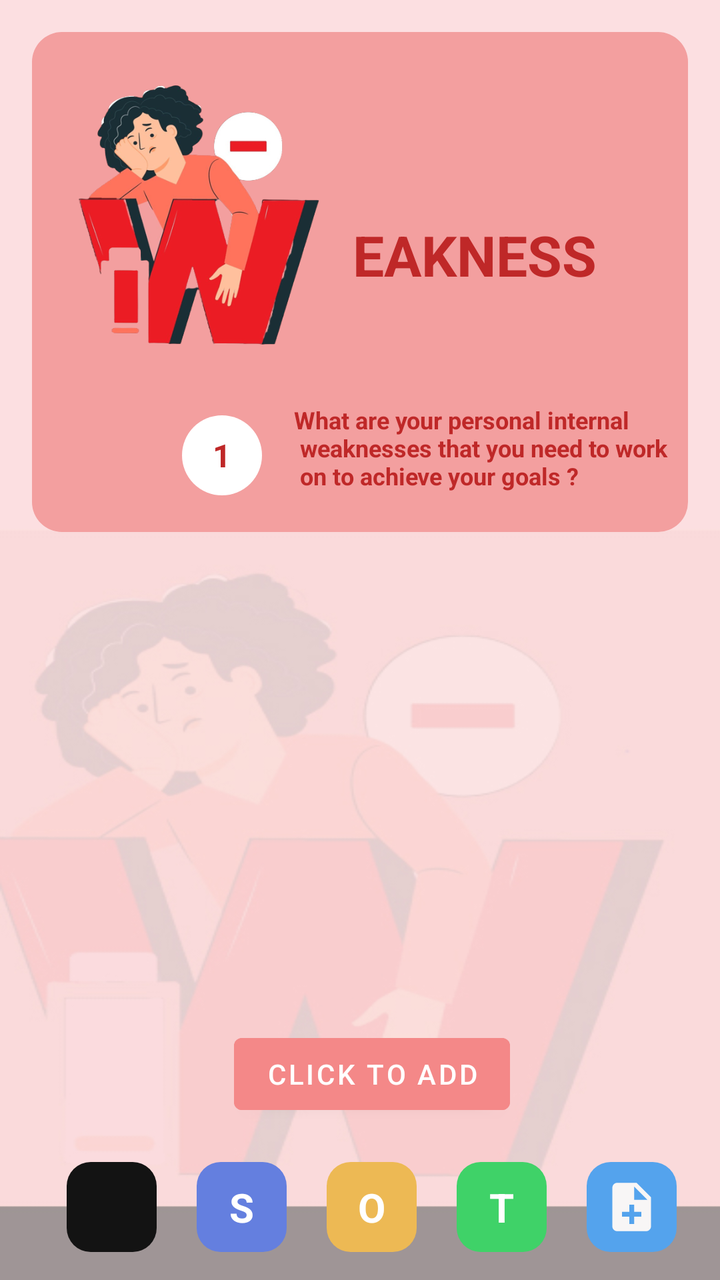
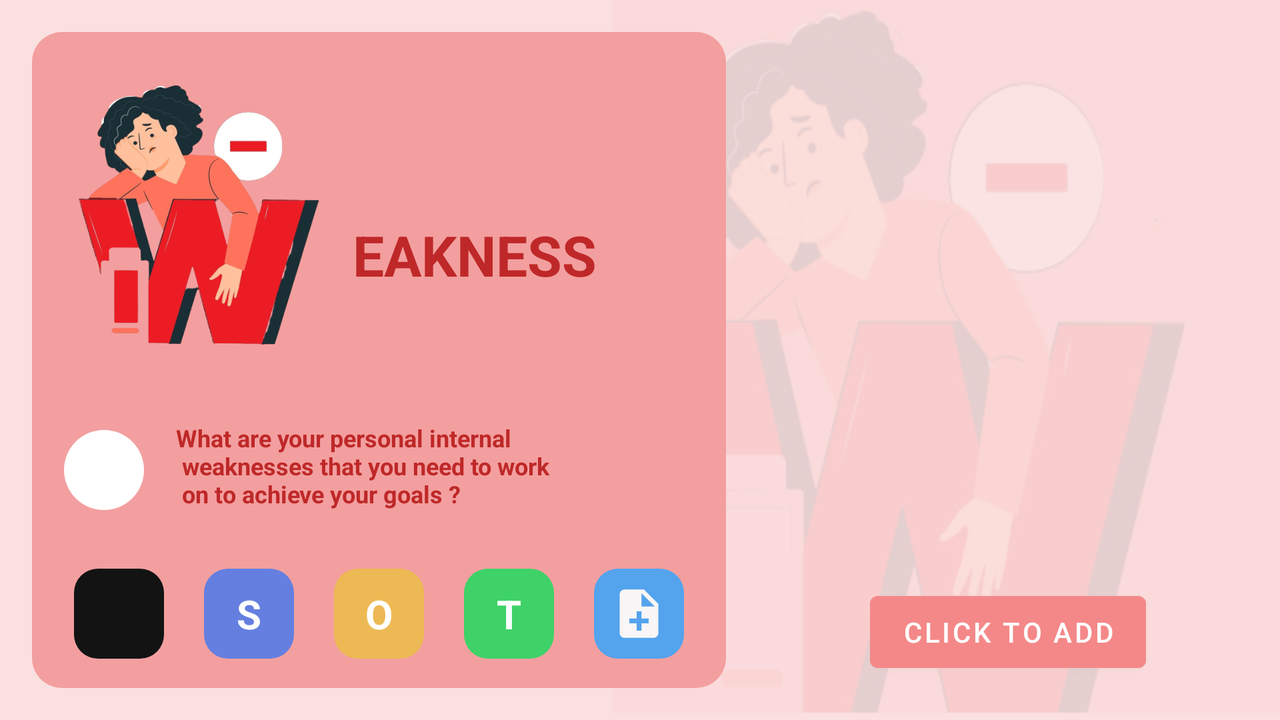

An Android layout and its configuration variant, each rendered on a device that would load it. The default file and the variant file are quoted in full after the pictures.
<!-- AndroidManifest.xml: application theme Theme.Todotestapp -->
<!-- res/layout/activity_weakness.xml -->
<?xml version="1.0" encoding="utf-8"?>
<androidx.constraintlayout.widget.ConstraintLayout xmlns:android="http://schemas.android.com/apk/res/android"
    xmlns:app="http://schemas.android.com/apk/res-auto"
    xmlns:tools="http://schemas.android.com/tools"
    android:layout_width="match_parent"
    android:layout_height="match_parent"
    android:background="@drawable/bg_weak"
    tools:context=".Weakness">

    <androidx.constraintlayout.widget.ConstraintLayout
        android:id="@+id/constraintLayout"
        android:layout_width="match_parent"
        android:layout_height="250dp"
        android:layout_marginStart="16dp"
        android:layout_marginTop="16dp"
        android:layout_marginEnd="16dp"
        android:background="@drawable/weakness_bgbox"
        app:layout_constraintEnd_toEndOf="parent"
        app:layout_constraintStart_toStartOf="parent"
        app:layout_constraintTop_toTopOf="parent">


        <TextView
            android:id="@+id/countView"
            android:layout_width="40dp"
            android:layout_height="40dp"
            android:layout_marginTop="6dp"
            android:layout_marginEnd="16dp"
            android:background="@drawable/whitebox"
            android:gravity="center"
            android:text="@string/_1"
            android:textColor="@color/weaktext"
            android:textSize="16sp"
            android:textStyle="bold"
            app:layout_constraintEnd_toStartOf="@+id/textView4"
            app:layout_constraintTop_toTopOf="@+id/textView4"
            tools:ignore="TextContrastCheck">


        </TextView>

        <TextView
            android:id="@+id/textView4"
            android:layout_width="wrap_content"
            android:layout_height="wrap_content"
            android:layout_marginEnd="10dp"
            android:layout_marginBottom="20dp"
            android:text="@string/what_are_your_personal_internal_n_weaknesses_that_you_need_to_work_n_on_to_achieve_your_goals"
            android:textColor="@color/weaktext"
            android:textSize="12sp"
            android:textStyle="bold"
            app:layout_constraintBottom_toBottomOf="parent"
            app:layout_constraintEnd_toEndOf="parent"
            tools:ignore="TextContrastCheck" />

        <TextView
            android:id="@+id/textView"
            android:layout_width="wrap_content"
            android:layout_height="wrap_content"
            android:layout_marginBottom="28dp"
            android:layout_marginStart="-12dp"
            android:padding="7dp"
            android:text="@string/eakness"
            android:textColor="@color/weaktext"
            android:textSize="28sp"
            android:textStyle="bold"
            app:layout_constraintBottom_toBottomOf="@+id/imageView3"
            app:layout_constraintStart_toEndOf="@+id/imageView3" />

        <ImageView
            android:id="@+id/imageView3"
            android:layout_width="150dp"
            android:layout_height="150dp"
            android:layout_marginStart="15dp"
            android:layout_marginTop="15dp"
            android:src="@drawable/weaklogo"
            app:layout_constraintStart_toStartOf="parent"
            app:layout_constraintTop_toTopOf="parent" />

    </androidx.constraintlayout.widget.ConstraintLayout>

    <androidx.recyclerview.widget.RecyclerView
        android:id="@+id/recyclerView"
        android:layout_width="match_parent"
        android:layout_marginStart="7dp"
        android:layout_marginEnd="7dp"
        android:layout_height="0dp"
        android:nestedScrollingEnabled="true"
        app:layoutManager="androidx.recyclerview.widget.LinearLayoutManager"
        app:layout_constraintBottom_toTopOf="@+id/constraintLayout2"
        app:layout_constraintEnd_toEndOf="parent"
        app:layout_constraintStart_toStartOf="parent"
        app:layout_constraintTop_toBottomOf="@+id/constraintLayout" />

    <androidx.constraintlayout.widget.ConstraintLayout
        android:id="@+id/constraintLayout2"
        android:layout_width="match_parent"
        android:layout_height="wrap_content"
        android:paddingTop="10dp"
        android:layout_marginStart="2dp"
        android:layout_marginBottom="4dp"
        app:layout_constraintBottom_toBottomOf="parent"
        app:layout_constraintEnd_toEndOf="parent"
        app:layout_constraintHorizontal_bias="1.0"
        app:layout_constraintStart_toStartOf="parent">

        <Button
            android:id="@+id/adder"
            android:layout_width="wrap_content"
            android:layout_height="wrap_content"
            android:layout_marginBottom="10dp"
            android:backgroundTint="@color/redbtn"
            android:text="@string/click_to_add"
            android:textColor="@color/white"
            app:layout_constraintBottom_toTopOf="@+id/linearLayout"
            app:layout_constraintEnd_toEndOf="@+id/linearLayout"
            app:layout_constraintStart_toStartOf="@+id/linearLayout"
            tools:ignore="TextContrastCheck" />

        <LinearLayout
            android:id="@+id/linearLayout"
            android:layout_width="match_parent"
            android:layout_height="wrap_content"
            android:layout_marginStart="10dp"
            android:gravity="center"
            android:orientation="horizontal"
            app:layout_constraintBottom_toBottomOf="parent"
            app:layout_constraintHorizontal_weight="10"
            app:layout_constraintStart_toStartOf="parent"
            app:layout_constraintVertical_weight="10">

            <ImageView
                android:id="@+id/homenav"
                android:layout_width="45dp"
                android:layout_height="45dp"
                android:layout_margin="10dp"
                android:background="@drawable/sbtn"
                android:clickable="true"
                android:padding="8dp"
                android:src="@drawable/home_icon"
                android:textSize="20sp"
                android:textStyle="bold"
                tools:ignore="SpeakableTextPresentCheck,TouchTargetSizeCheck" />

            <TextView
                android:id="@+id/strengthnav"
                android:layout_width="45dp"
                android:layout_height="45dp"
                android:layout_margin="10dp"
                android:background="@drawable/s_btn"
                android:clickable="true"
                android:gravity="center"
                android:padding="8dp"
                android:text="@string/s"
                android:textColor="@color/white"
                android:textSize="20sp"
                android:textStyle="bold"
                tools:ignore="TouchTargetSizeCheck" />

            <TextView
                android:id="@+id/oppornav"
                android:layout_width="45dp"
                android:layout_height="45dp"
                android:layout_margin="10dp"
                android:background="@drawable/obtn"
                android:clickable="true"
                android:gravity="center"
                android:padding="8dp"
                android:text="@string/o"
                android:textColor="@color/white"
                android:textSize="20sp"
                android:textStyle="bold"
                tools:ignore="TouchTargetSizeCheck" />

            <TextView
                android:id="@+id/thnav"
                android:layout_width="45dp"
                android:layout_height="45dp"
                android:layout_margin="10dp"
                android:background="@drawable/tbtn"
                android:clickable="true"
                android:gravity="center"
                android:padding="8dp"
                android:text="@string/t"
                android:textColor="@color/white"
                android:textSize="20sp"
                android:textStyle="bold"
                tools:ignore="TouchTargetSizeCheck" />

            <ImageView
                android:id="@+id/todonav"
                android:layout_width="45dp"
                android:layout_height="45dp"
                android:layout_margin="10dp"
                android:background="@drawable/todobtn"
                android:clickable="true"
                android:padding="8dp"
                android:src="@drawable/todo"
                android:textSize="20sp"
                android:textStyle="bold"
                tools:ignore="SpeakableTextPresentCheck,TouchTargetSizeCheck,ImageContrastCheck" />



        </LinearLayout>

    </androidx.constraintlayout.widget.ConstraintLayout>

</androidx.constraintlayout.widget.ConstraintLayout>
<!-- resources referenced by this layout -->
<resources>
  <color name="redbtn">#F48888</color>
  <color name="weaktext">#BF2828</color>
  <color name="white">#FFFFFFFF</color>
  <!-- drawable bg_weak: jpg bitmap (drawable, 42775 bytes) -->
  <!-- drawable obtn (drawable) -->
  <?xml version="1.0" encoding="utf-8"?>
  <shape xmlns:android="http://schemas.android.com/apk/res/android" android:shape="rectangle">
      <solid android:color="#EDB954"/>
      <corners android:radius="12dp"/>
  
  
  </shape>
  <!-- drawable s_btn (drawable) -->
  <?xml version="1.0" encoding="utf-8"?>
  <shape xmlns:android="http://schemas.android.com/apk/res/android" android:shape="rectangle">
      <solid android:color="#647FDF"/>
      <corners android:radius="12dp"/>
  </shape>
  <!-- drawable sbtn (drawable) -->
  <?xml version="1.0" encoding="utf-8"?>
  <shape xmlns:android="http://schemas.android.com/apk/res/android" android:shape="rectangle">
      <solid android:color="#131313"/>
      <corners android:radius="12dp"/>
  
  
  </shape>
  <!-- drawable tbtn (drawable) -->
  <?xml version="1.0" encoding="utf-8"?>
  <shape xmlns:android="http://schemas.android.com/apk/res/android" android:shape="rectangle">
      <solid android:color="#3FD268"/>
      <corners android:radius="12dp"/>
  
  
  </shape>
  <!-- drawable todo (drawable) -->
  <vector android:autoMirrored="true" android:height="24dp"
      android:tint="#F8F6F6" android:viewportHeight="24"
      android:viewportWidth="24" android:width="24dp" xmlns:android="http://schemas.android.com/apk/res/android">
      <path android:fillColor="@android:color/white" android:pathData="M14,2L6,2c-1.1,0 -1.99,0.9 -1.99,2L4,20c0,1.1 0.89,2 1.99,2L18,22c1.1,0 2,-0.9 2,-2L20,8l-6,-6zM16,16h-3v3h-2v-3L8,16v-2h3v-3h2v3h3v2zM13,9L13,3.5L18.5,9L13,9z"/>
  </vector>
  <!-- drawable todobtn (drawable) -->
  <?xml version="1.0" encoding="utf-8"?>
  <shape xmlns:android="http://schemas.android.com/apk/res/android" android:shape="rectangle">
      <solid android:color="#54A3ED"/>
      <corners android:radius="12dp"/>
  
  
  </shape>
  <!-- drawable weaklogo: png bitmap (drawable, 122244 bytes) -->
  <!-- drawable weakness_bgbox (drawable) -->
  <?xml version="1.0" encoding="utf-8"?>
  <shape xmlns:android="http://schemas.android.com/apk/res/android" android:shape="rectangle">
      <corners android:radius="15dp"/>
      <solid android:color="#F39F9F"/>
  </shape>
  <!-- drawable whitebox (drawable) -->
  <?xml version="1.0" encoding="utf-8"?>
  <shape xmlns:android="http://schemas.android.com/apk/res/android" android:shape="rectangle">
      <solid android:color="@color/regbgboxc"/>
      <corners android:radius="25dp"/>
  
  
  </shape>
  <string name="_1">1</string>
  <string name="click_to_add">Click to Add</string>
  <string name="eakness">EAKNESS</string>
  <string name="o">O</string>
  <string name="s">S</string>
  <string name="t">T</string>
  <string name="what_are_your_personal_internal_n_weaknesses_that_you_need_to_work_n_on_to_achieve_your_goals">What are your personal internal \n weaknesses that you need to work\n on to achieve your goals ?</string>
  <style name="Theme.Todotestapp" parent="Theme.MaterialComponents.DayNight.DarkActionBar">
          
          <item name="colorPrimary">@color/purple_500</item>
          <item name="colorPrimaryVariant">#2E2C32</item>
          <item name="colorOnPrimary">@color/white</item>
          
          <item name="colorSecondary">@color/teal_200</item>
          <item name="colorSecondaryVariant">@color/teal_700</item>
          <item name="colorOnSecondary">@color/black</item>
          
          <item name="android:statusBarColor">?attr/colorPrimaryVariant</item>
          
          <item name="android:navigationBarColor">#333232</item>
      </style>
  <color name="regbgboxc">#FFFFFFFF</color>
  <color name="purple_500">#FF6200EE</color>
  <color name="teal_200">#FF03DAC5</color>
  <color name="teal_700">#FF018786</color>
  <color name="black">#FF000000</color>
</resources>
<!-- res/layout-land/activity_weakness.xml (the repository's variant of the layout above) -->
<!-- drawn on the phone turned sideways -->
<?xml version="1.0" encoding="utf-8"?>
<androidx.constraintlayout.widget.ConstraintLayout xmlns:android="http://schemas.android.com/apk/res/android"
    xmlns:app="http://schemas.android.com/apk/res-auto"
    xmlns:tools="http://schemas.android.com/tools"
    android:layout_width="match_parent"
    android:layout_height="match_parent"
    android:background="@drawable/bg_weak_land"
    tools:context=".Weakness">

    <androidx.constraintlayout.widget.ConstraintLayout
        android:id="@+id/constraintLayout"
        android:layout_width="0dp"
        android:layout_height="match_parent"
        android:layout_marginStart="16dp"
        android:layout_marginTop="16dp"
        android:layout_marginBottom="16dp"
        android:background="@drawable/weakness_bgbox"
        app:layout_constraintEnd_toStartOf="@+id/guideline3"
        app:layout_constraintStart_toStartOf="parent"
        app:layout_constraintTop_toTopOf="parent">

        <LinearLayout
            android:id="@+id/linearLayout"
            android:layout_width="match_parent"
            android:layout_height="64dp"
            android:layout_margin="5dp"
            android:gravity="center"
            android:orientation="horizontal"
            app:layout_constraintBottom_toBottomOf="parent"
            tools:layout_editor_absoluteX="5dp">

            <ImageView
                android:id="@+id/homenav"
                android:layout_width="45dp"
                android:layout_height="45dp"
                android:layout_margin="10dp"
                android:background="@drawable/sbtn"
                android:clickable="true"
                android:padding="8dp"
                android:src="@drawable/home_icon"
                android:textSize="20sp"
                android:textStyle="bold"
                tools:ignore="SpeakableTextPresentCheck,TouchTargetSizeCheck" />

            <TextView
                android:id="@+id/strengthnav"
                android:layout_width="45dp"
                android:layout_height="45dp"
                android:layout_margin="10dp"
                android:background="@drawable/s_btn"
                android:clickable="true"
                android:gravity="center"
                android:padding="8dp"
                android:text="S"
                android:textColor="@color/white"
                android:textSize="20sp"
                android:textStyle="bold"
                tools:ignore="TouchTargetSizeCheck" />

            <TextView
                android:id="@+id/oppornav"
                android:layout_width="45dp"
                android:layout_height="45dp"
                android:layout_margin="10dp"
                android:background="@drawable/obtn"
                android:clickable="true"
                android:gravity="center"
                android:padding="8dp"
                android:text="O"
                android:textColor="@color/white"
                android:textSize="20sp"
                android:textStyle="bold"
                tools:ignore="TouchTargetSizeCheck" />

            <TextView
                android:id="@+id/thnav"
                android:layout_width="45dp"
                android:layout_height="45dp"
                android:layout_margin="10dp"
                android:background="@drawable/tbtn"
                android:clickable="true"
                android:gravity="center"
                android:padding="8dp"
                android:text="T"
                android:textColor="@color/white"
                android:textSize="20sp"
                android:textStyle="bold"
                tools:ignore="TouchTargetSizeCheck" />

            <ImageView
                android:id="@+id/todonav"
                android:layout_width="45dp"
                android:layout_height="45dp"
                android:layout_margin="10dp"
                android:background="@drawable/todobtn"
                android:clickable="true"
                android:padding="8dp"
                android:src="@drawable/todo"
                android:textSize="20sp"
                android:textStyle="bold"
                tools:ignore="TouchTargetSizeCheck,SpeakableTextPresentCheck" />


        </LinearLayout>


        <TextView
            android:id="@+id/countView"
            android:layout_width="40dp"
            android:layout_height="40dp"
            android:gravity="center"
            android:textStyle="bold"
            android:textSize="16sp"
            android:textColor="@color/weaktext"
            android:layout_marginStart="16dp"
            android:layout_marginBottom="20dp"
            android:background="@drawable/whitebox"
            app:layout_constraintBottom_toTopOf="@+id/linearLayout"
            app:layout_constraintStart_toStartOf="parent" />

        <TextView
            android:id="@+id/textView4"
            android:layout_width="wrap_content"
            android:layout_height="wrap_content"
            android:layout_marginStart="16dp"
            android:text="What are your personal internal \n weaknesses that you need to work\n on to achieve your goals ?"
            android:textColor="@color/weaktext"
            android:textSize="12sp"
            android:textStyle="bold"
            app:layout_constraintBottom_toBottomOf="@+id/countView"
            app:layout_constraintStart_toEndOf="@+id/countView" />

        <TextView
            android:id="@+id/textView"
            android:layout_width="wrap_content"
            android:layout_height="wrap_content"
            android:layout_marginStart="-12dp"
            android:layout_marginBottom="28dp"
            android:padding="7dp"
            android:text="EAKNESS"
            android:textColor="@color/weaktext"
            android:textSize="28sp"
            android:textStyle="bold"
            app:layout_constraintBottom_toBottomOf="@+id/imageView3"
            app:layout_constraintStart_toEndOf="@+id/imageView3" />

        <ImageView
            android:id="@+id/imageView3"
            android:layout_width="150dp"
            android:layout_height="150dp"
            android:layout_marginStart="15dp"
            android:layout_marginTop="15dp"
            android:src="@drawable/weaklogo"
            app:layout_constraintStart_toStartOf="parent"
            app:layout_constraintTop_toTopOf="parent" />


    </androidx.constraintlayout.widget.ConstraintLayout>

    <androidx.recyclerview.widget.RecyclerView
        android:id="@+id/recyclerView"
        android:layout_width="0dp"
        android:layout_height="0dp"
        android:layout_marginStart="16dp"
        android:layout_marginTop="16dp"
        android:layout_marginEnd="16dp"
        android:nestedScrollingEnabled="true"
        app:layoutManager="androidx.recyclerview.widget.LinearLayoutManager"
        app:layout_constraintBottom_toTopOf="@+id/constraintLayout2"
        app:layout_constraintEnd_toEndOf="parent"
        app:layout_constraintHorizontal_bias="0.0"
        app:layout_constraintStart_toStartOf="@+id/guideline3"
        app:layout_constraintTop_toTopOf="parent" />

    <androidx.constraintlayout.widget.ConstraintLayout
        android:id="@+id/constraintLayout2"
        android:layout_width="340dp"
        android:layout_height="wrap_content"
        android:layout_marginStart="5dp"
        android:layout_marginBottom="10dp"
        android:paddingTop="10dp"
        app:layout_constraintBottom_toBottomOf="parent"
        app:layout_constraintEnd_toEndOf="parent"
        app:layout_constraintStart_toEndOf="@+id/constraintLayout">

        <Button
            android:id="@+id/adder"
            android:layout_width="wrap_content"
            android:layout_height="wrap_content"
            android:gravity="center"
            android:text="Click to Add"
            android:textColor="@color/white"
            android:backgroundTint="@color/redbtn"
            android:layout_marginBottom="10dp"
            app:layout_constraintBottom_toBottomOf="parent"
            app:layout_constraintEnd_toEndOf="parent"
            app:layout_constraintStart_toStartOf="parent" />

    </androidx.constraintlayout.widget.ConstraintLayout>

    <androidx.constraintlayout.widget.Guideline
        android:id="@+id/guideline3"
        android:layout_width="wrap_content"
        android:layout_height="wrap_content"
        android:orientation="vertical"
        app:layout_constraintGuide_begin="363dp" />

</androidx.constraintlayout.widget.ConstraintLayout>
<!-- resources referenced by the variant -->
<!-- as the phone turned sideways resolves them -->
<resources>
  <color name="redbtn">#F48888</color>
  <color name="weaktext">#BF2828</color>
  <color name="white">#FFFFFFFF</color>
  <!-- drawable bg_weak_land: png bitmap (drawable, 46317 bytes) -->
  <!-- drawable obtn (drawable) -->
  <?xml version="1.0" encoding="utf-8"?>
  <shape xmlns:android="http://schemas.android.com/apk/res/android" android:shape="rectangle">
      <solid android:color="#EDB954"/>
      <corners android:radius="12dp"/>
  
  
  </shape>
  <!-- drawable s_btn (drawable) -->
  <?xml version="1.0" encoding="utf-8"?>
  <shape xmlns:android="http://schemas.android.com/apk/res/android" android:shape="rectangle">
      <solid android:color="#647FDF"/>
      <corners android:radius="12dp"/>
  </shape>
  <!-- drawable sbtn (drawable) -->
  <?xml version="1.0" encoding="utf-8"?>
  <shape xmlns:android="http://schemas.android.com/apk/res/android" android:shape="rectangle">
      <solid android:color="#131313"/>
      <corners android:radius="12dp"/>
  
  
  </shape>
  <!-- drawable tbtn (drawable) -->
  <?xml version="1.0" encoding="utf-8"?>
  <shape xmlns:android="http://schemas.android.com/apk/res/android" android:shape="rectangle">
      <solid android:color="#3FD268"/>
      <corners android:radius="12dp"/>
  
  
  </shape>
  <!-- drawable todo (drawable) -->
  <vector android:autoMirrored="true" android:height="24dp"
      android:tint="#F8F6F6" android:viewportHeight="24"
      android:viewportWidth="24" android:width="24dp" xmlns:android="http://schemas.android.com/apk/res/android">
      <path android:fillColor="@android:color/white" android:pathData="M14,2L6,2c-1.1,0 -1.99,0.9 -1.99,2L4,20c0,1.1 0.89,2 1.99,2L18,22c1.1,0 2,-0.9 2,-2L20,8l-6,-6zM16,16h-3v3h-2v-3L8,16v-2h3v-3h2v3h3v2zM13,9L13,3.5L18.5,9L13,9z"/>
  </vector>
  <!-- drawable todobtn (drawable) -->
  <?xml version="1.0" encoding="utf-8"?>
  <shape xmlns:android="http://schemas.android.com/apk/res/android" android:shape="rectangle">
      <solid android:color="#54A3ED"/>
      <corners android:radius="12dp"/>
  
  
  </shape>
  <!-- drawable weaklogo: png bitmap (drawable, 122244 bytes) -->
  <!-- drawable weakness_bgbox (drawable) -->
  <?xml version="1.0" encoding="utf-8"?>
  <shape xmlns:android="http://schemas.android.com/apk/res/android" android:shape="rectangle">
      <corners android:radius="15dp"/>
      <solid android:color="#F39F9F"/>
  </shape>
  <!-- drawable whitebox (drawable) -->
  <?xml version="1.0" encoding="utf-8"?>
  <shape xmlns:android="http://schemas.android.com/apk/res/android" android:shape="rectangle">
      <solid android:color="@color/regbgboxc"/>
      <corners android:radius="25dp"/>
  
  
  </shape>
  <style name="Theme.Todotestapp" parent="Theme.MaterialComponents.DayNight.DarkActionBar">
          
          <item name="colorPrimary">@color/purple_500</item>
          <item name="colorPrimaryVariant">#2E2C32</item>
          <item name="colorOnPrimary">@color/white</item>
          
          <item name="colorSecondary">@color/teal_200</item>
          <item name="colorSecondaryVariant">@color/teal_700</item>
          <item name="colorOnSecondary">@color/black</item>
          
          <item name="android:statusBarColor">?attr/colorPrimaryVariant</item>
          
          <item name="android:navigationBarColor">#333232</item>
      </style>
  <color name="regbgboxc">#FFFFFFFF</color>
  <color name="purple_500">#FF6200EE</color>
  <color name="teal_200">#FF03DAC5</color>
  <color name="teal_700">#FF018786</color>
  <color name="black">#FF000000</color>
</resources>
